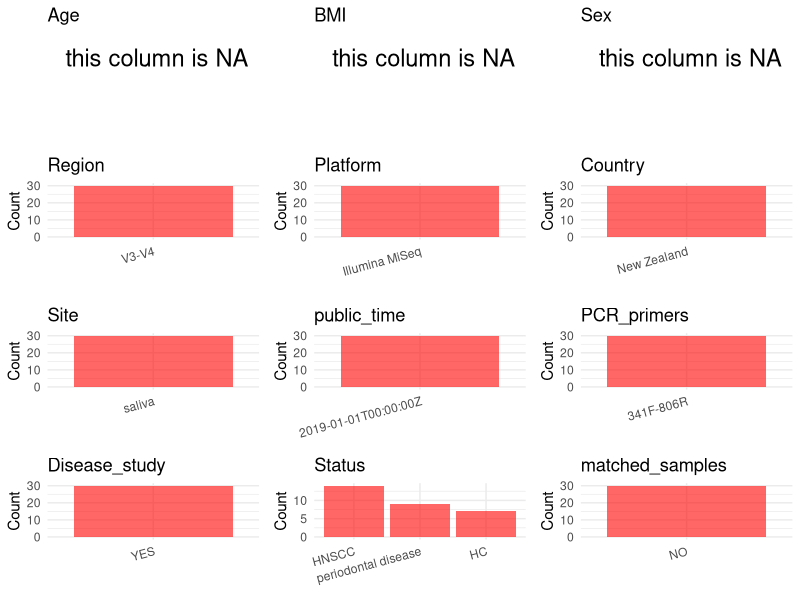

Generate this figure with R: (Note: this script raises an error after producing the figure.)
## ---- chunk 1
library(tidyverse)
library(ggplot2)
library(cowplot)

setwd("C:/Users/zyc/Desktop/oral_project/data/projects/PRJNA421234")
initial_meta <- read.csv("SraRunTable.csv", header = TRUE) 
head(initial_meta)
## ---- chunk 2
metadata <- data.frame(
  BioProject = initial_meta$BioProject,
  Run = initial_meta$Run,
  sample_name = initial_meta$Sample.Name,
  Age = NA, 
  BMI = NA,  
  Sex = NA,
  Platform = initial_meta$Instrument,
  Country = initial_meta$geo_loc_name_country,
  Site = initial_meta$isolation_source,
  public_time = initial_meta$ReleaseDate,
  stringsAsFactors = FALSE
)
## ---- chunk 3
 # metadata <- metadata %>%
 #  mutate(Sex = recode(Sex, "female" = "F", "male" = "M"))
metadata <-metadata%>%
  mutate(Status = sapply(str_split(sample_name, "_"), function(x) head(x, 1)))%>%
  mutate(Status = str_remove_all(Status,"[^A-Za-z]"))%>%
  mutate(Status = case_when(
    Status == "SALIVA" ~ "HC",
    Status == "OM" ~ "HNSCC",
    TRUE ~ "periodontal disease"
  ))
## ---- chunk 4
metadata$matched_samples = "NO"
metadata$Region = "V3-V4"
metadata$title <- "The Clinical Potential of Oral Microbiota as a Screening Tool for Oral Squamous Cell Carcinomas"
metadata$Disease_study <- "YES"
metadata$PCR_primers <- "341F-806R"
head(metadata)
## ---- chunk 5
print(paste("Number of unique runs:", length(unique(metadata$Run))))
print(paste("Number of unique sample names:", length(unique(metadata$sample_name))))
## ---- chunk 6
plot_data <- metadata %>%
  select(-BioProject, -Run, -sample_name, -title)

# Function to create simple plots for each column
create_simple_plots <- function(data) {
  plots <- list()
  
  for (col in colnames(data)) {
    # Check if the column is all NA
    if (all(is.na(data[[col]]))) {
      # Create an empty plot with text indicating all NA
      p <- ggplot() +
        annotate("text", x = 0.5, y = 0.5, label = "this column is NA", size = 6) +
        labs(title = col) +
        theme_void()
    } else if (is.numeric(data[[col]])) {
      # Numeric variable: histogram
      p <- ggplot(data, aes(x = .data[[col]])) +
        geom_histogram(fill = "blue", alpha = 0.6, bins = 20, na.rm = T) +
        labs(title = col) +
        theme_minimal()
    } else {
      # Categorical variable: bar plot (remove NA values)
      count_data <- as.data.frame(table(data[[col]], useNA = "ifany"))
      p <- ggplot(count_data, aes(x = reorder(Var1, -Freq), y = Freq)) +
        geom_col(fill = "red", alpha = 0.6) +
        labs(title = col, x = NULL, y = "Count") +
        theme_minimal() +
        theme(axis.text.x = element_text(angle = 15, hjust = 1))
    }
    plots[[col]] <- p
  }
  
  return(plots)
}


plots <- create_simple_plots(plot_data)
p<-plot_grid(plots$Age, 
          plots$BMI, 
          plots$Sex, 
          plots$Region, 
          plots$Platform, 
          plots$Country, 
          plots$Site,
          plots$public_time, 
          plots$PCR_primers,
          plots$Disease_study,
          plots$Status,
          plots$matched_samples,# add 
          ncol = 3, align = "hv", axis = "lb")
ggsave("metadata_summary.png", plot = p, width = 8, height = 6, dpi = 150)


## ---- chunk 7
knitr::include_graphics("metadata_summary.png")
## ---- chunk 8
metadata <- metadata[, c(
  "BioProject", "Run", "sample_name", "Age", "BMI", "Sex", 
  "Region", "Platform", "Country", "Site", "public_time", 
  "PCR_primers", "title", "Disease_study", "Status","matched_samples"
)]

write.csv(metadata, file = "metadata.csv", quote = FALSE)
